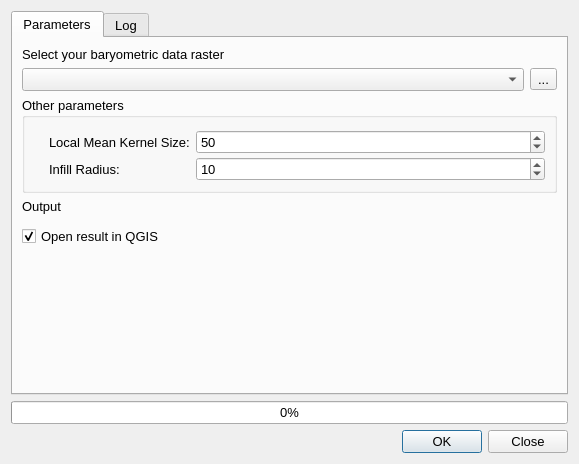
<?xml version="1.0" encoding="UTF-8"?>
<ui version="4.0">
 <class>QDialog</class>
 <widget class="QDialog" name="QDialog">
  <property name="geometry">
   <rect>
    <x>0</x>
    <y>0</y>
    <width>579</width>
    <height>464</height>
   </rect>
  </property>
  <property name="font">
   <font>
    <pointsize>10</pointsize>
   </font>
  </property>
  <property name="windowTitle">
   <string>Raster Normalization and Preprocessing</string>
  </property>
  <property name="toolTip">
   <string/>
  </property>
  <property name="toolTipDuration">
   <number>-1</number>
  </property>
  <property name="statusTip">
   <string/>
  </property>
  <property name="whatsThis">
   <string/>
  </property>
  <property name="accessibleName">
   <string/>
  </property>
  <property name="accessibleDescription">
   <string/>
  </property>
  <property name="locale">
   <locale language="English" country="UnitedKingdom"/>
  </property>
  <property name="windowFilePath">
   <string/>
  </property>
  <property name="sizeGripEnabled">
   <bool>false</bool>
  </property>
  <property name="modal">
   <bool>false</bool>
  </property>
  <layout class="QVBoxLayout" name="verticalLayout">
   <property name="spacing">
    <number>6</number>
   </property>
   <item>
    <widget class="QScrollArea" name="scrollArea">
     <property name="styleSheet">
      <string notr="true"/>
     </property>
     <property name="frameShape">
      <enum>QFrame::NoFrame</enum>
     </property>
     <property name="frameShadow">
      <enum>QFrame::Sunken</enum>
     </property>
     <property name="widgetResizable">
      <bool>true</bool>
     </property>
     <widget class="QWidget" name="scrollAreaContent">
      <property name="geometry">
       <rect>
        <x>0</x>
        <y>0</y>
        <width>557</width>
        <height>371</height>
       </rect>
      </property>
      <layout class="QVBoxLayout" name="verticalLayout_2">
       <property name="spacing">
        <number>0</number>
       </property>
       <property name="leftMargin">
        <number>0</number>
       </property>
       <property name="topMargin">
        <number>0</number>
       </property>
       <property name="rightMargin">
        <number>0</number>
       </property>
       <property name="bottomMargin">
        <number>0</number>
       </property>
       <item>
        <widget class="QTabWidget" name="tabWidget">
         <property name="font">
          <font>
           <pointsize>10</pointsize>
          </font>
         </property>
         <property name="currentIndex">
          <number>0</number>
         </property>
         <widget class="QWidget" name="tab">
          <attribute name="title">
           <string>Parameters</string>
          </attribute>
          <layout class="QVBoxLayout" name="verticalLayout_3">
           
           
           <!-- Input Raster Selection -->
           <item>
            <widget class="QLabel" name="label_3">
             <property name="font">
              <font>
               <pointsize>10</pointsize>
              </font>
             </property>
             <property name="text">
              <string>Select your baryometric data raster</string>
             </property>
            </widget>
           </item>
           <item>
            <layout class="QHBoxLayout" name="horizontalLayout_3">
             <item>
              <widget class="QgsMapLayerComboBox" name="imageDropDown">
               <property name="font">
                <font>
                 <pointsize>10</pointsize>
                </font>
               </property>
               <property name="allowEmptyLayer" stdset="0">
                <bool>true</bool>
               </property>
              </widget>
             </item>
             <item>
              <widget class="QToolButton" name="imageButton">
               <property name="text">
                <string>...</string>
               </property>
              </widget>
             </item>
            </layout>
           </item>

          <!-- Clipping extent -->
          <!-- <item>
            <widget class="QLabel" name="label_31">
             <property name="font">
              <font>
               <pointsize>10</pointsize>
              </font>
             </property>
             <property name="text">
              <string>Clipping Extent</string>
             </property>
            </widget>
           </item>
           <item>
            <layout class="QHBoxLayout" name="horizontalLayout_31">
             <item>
              <widget class="QLineEdit" name="extentText">
               <property name="font">
                <font>
                 <pointsize>10</pointsize>
                </font>
               </property>
              </widget>
             </item>
             <item>
              <widget class="QToolButton" name="extentButton">
               <property name="text">
                <string>...</string>
               </property>
              </widget>
             </item>
            </layout>
           </item> -->



          <!-- Collapsable widget-->
          <item>
            <widget class="QgsCollapsibleGroupBox" name="mGroupBox">
             <property name="enabled">
              <bool>true</bool>
             </property>
             <property name="font">
              <font>
               <pointsize>10</pointsize>
              </font>
             </property>
             <property name="title">
              <string>Other parameters</string>
             </property>
             <property name="checkable">
              <bool>false</bool>
             </property>
             <property name="checked">
              <bool>false</bool>
             </property>
             <property name="collapsed" stdset="0">
              <bool>true</bool>
             </property>
             <property name="saveCollapsedState" stdset="0">
              <bool>true</bool>
             </property>
             <layout class="QFormLayout" name="formLayout">
              <property name="horizontalSpacing">
               <number>6</number>
              </property>
              <property name="verticalSpacing">
               <number>3</number>
              </property>
              <property name="leftMargin">
               <number>24</number>
              </property>
              <property name="topMargin">
               <number>12</number>
              </property>
              <property name="rightMargin">
               <number>9</number>
              </property>
              <item row="0" column="0">
               <widget class="QLabel" name="label_6">
                <property name="font">
                 <font>
                  <pointsize>10</pointsize>
                 </font>
                </property>
                <property name="text">
                 <string>Local Mean Kernel Size:</string>
                </property>
               </widget>
              </item>
              <item row="4" column="0">
               <widget class="QLabel" name="label_5">
                <property name="font">
                 <font>
                  <pointsize>10</pointsize>
                 </font>
                </property>
                <property name="text">
                 <string>Infill Radius:</string>
                </property>
               </widget>
              </item>
              <item row="4" column="1">
               <widget class="QSpinBox" name="infillRadiusBox">
                <property name="font">
                 <font>
                  <pointsize>10</pointsize>
                 </font>
                </property>
                <property name="minimum">
                 <number>1</number>
                </property>
                <property name="maximum">
                 <number>40</number>
                </property>
                <property name="singleStep">
                 <number>1</number>
                </property>
                <property name="value">
                 <number>10</number>
                </property>
               </widget>
              </item>
              <item row="0" column="1">
               <widget class="QSpinBox" name="kernelSizeBox">
                <property name="font">
                 <font>
                  <pointsize>10</pointsize>
                 </font>
                </property>
                <property name="minimum">
                 <number>5</number>
                </property>
                <property name="maximum">
                 <number>10000</number>
                </property>
                <property name="singleStep">
                 <number>1</number>
                </property>
                <property name="value">
                 <number>50</number>
                </property>
               </widget>
              </item>
             </layout>
            </widget>
           </item>

          <item>
            <widget class="QLabel" name="label_2">
            <property name="font">
              <font>
              <pointsize>10</pointsize>
              </font>
            </property>
            <property name="text">
              <string>Output</string>
            </property>
            </widget>
          </item>
          <item>
            <widget class="QgsFileWidget" name="outputFileWidget" native="true">
            <property name="filter" stdset="0">
              <string/>
            </property>
            </widget>
          </item>

          <item>
            <widget class="QCheckBox" name="openCheckBox">
             <property name="font">
              <font>
               <pointsize>10</pointsize>
              </font>
             </property>
             <property name="text">
              <string>Open result in QGIS</string>
             </property>
             <property name="checked">
              <bool>true</bool>
             </property>
            </widget>
          </item>





           <!-- Output wwidgits -->
           <!-- <item>
            <widget class="QLabel" name="label_2">
             <property name="font">
              <font>
               <pointsize>10</pointsize>
              </font>
             </property>
             <property name="text">
              <string>Output</string>
             </property>
            </widget>
           </item>
           <item>
            <widget class="QgsFileWidget" name="outputFileWidget" native="true">
             <property name="filter" stdset="0">
              <string/>
             </property>
            </widget>
           </item>
          <item>
            <widget class="QCheckBox" name="savePredictionCheckBox">
             <property name="font">
              <font>
               <pointsize>10</pointsize>
              </font>
             </property>
             <property name="text">
              <string>Save model prediction array ([output_tiff_file].npy)</string>
             </property>
             <property name="checked">
              <bool>true</bool>
             </property>
            </widget>
           </item>
           <item>
            <widget class="QCheckBox" name="openCheckBox">
             <property name="font">
              <font>
               <pointsize>10</pointsize>
              </font>
             </property>
             <property name="text">
              <string>Open result in QGIS</string>
             </property>
             <property name="checked">
              <bool>true</bool>
             </property>
            </widget>
           </item> -->
           <item>
            <spacer name="verticalSpacer">
             <property name="orientation">
              <enum>Qt::Vertical</enum>
             </property>
             <property name="sizeHint" stdset="0">
              <size>
               <width>20</width>
               <height>40</height>
              </size>
             </property>
            </spacer>
           </item>
          </layout>
         </widget>
         <widget class="QWidget" name="tab_log">
          <attribute name="title">
           <string>Log</string>
          </attribute>
          <layout class="QVBoxLayout" name="verticalLayout_4">
           <item>
            <widget class="QTextBrowser" name="logBrowser"/>
           </item>
          </layout>
         </widget>
        </widget>
       </item>
      </layout>
     </widget>
    </widget>
   </item>
   <item>
    <widget class="QProgressBar" name="progressBar">
     <property name="value">
      <number>0</number>
     </property>
    </widget>
   </item>
   <item>
    <widget class="QDialogButtonBox" name="OKClose">
     <property name="standardButtons">
      <set>QDialogButtonBox::Close|QDialogButtonBox::Ok</set>
     </property>
    </widget>
   </item>
  </layout>
  <action name="imageAction">
   <property name="icon">
    <iconset>
     <normaloff>:/images/themes/default/mActionAddRasterLayer.svg</normaloff>:/images/themes/default/mActionAddRasterLayer.svg</iconset>
   </property>
   <property name="text">
    <string>...</string>
   </property>
   <property name="iconText">
    <string>Browse</string>
   </property>
   <property name="toolTip">
    <string>Browse for a raster layer</string>
   </property>
  </action>
 </widget>
 <customwidgets>
  <customwidget>
   <class>QgsCollapsibleGroupBox</class>
   <extends>QGroupBox</extends>
   <header>qgscollapsiblegroupbox.h</header>
   <container>1</container>
  </customwidget>
  <customwidget>
   <class>QgsFileWidget</class>
   <extends>QWidget</extends>
   <header>qgsfilewidget.h</header>
  </customwidget>
  <customwidget>
   <class>QgsMapLayerComboBox</class>
   <extends>QComboBox</extends>
   <header>qgsmaplayercombobox.h</header>
  </customwidget>
 </customwidgets>
 <resources/>
 <connections/>
</ui>
